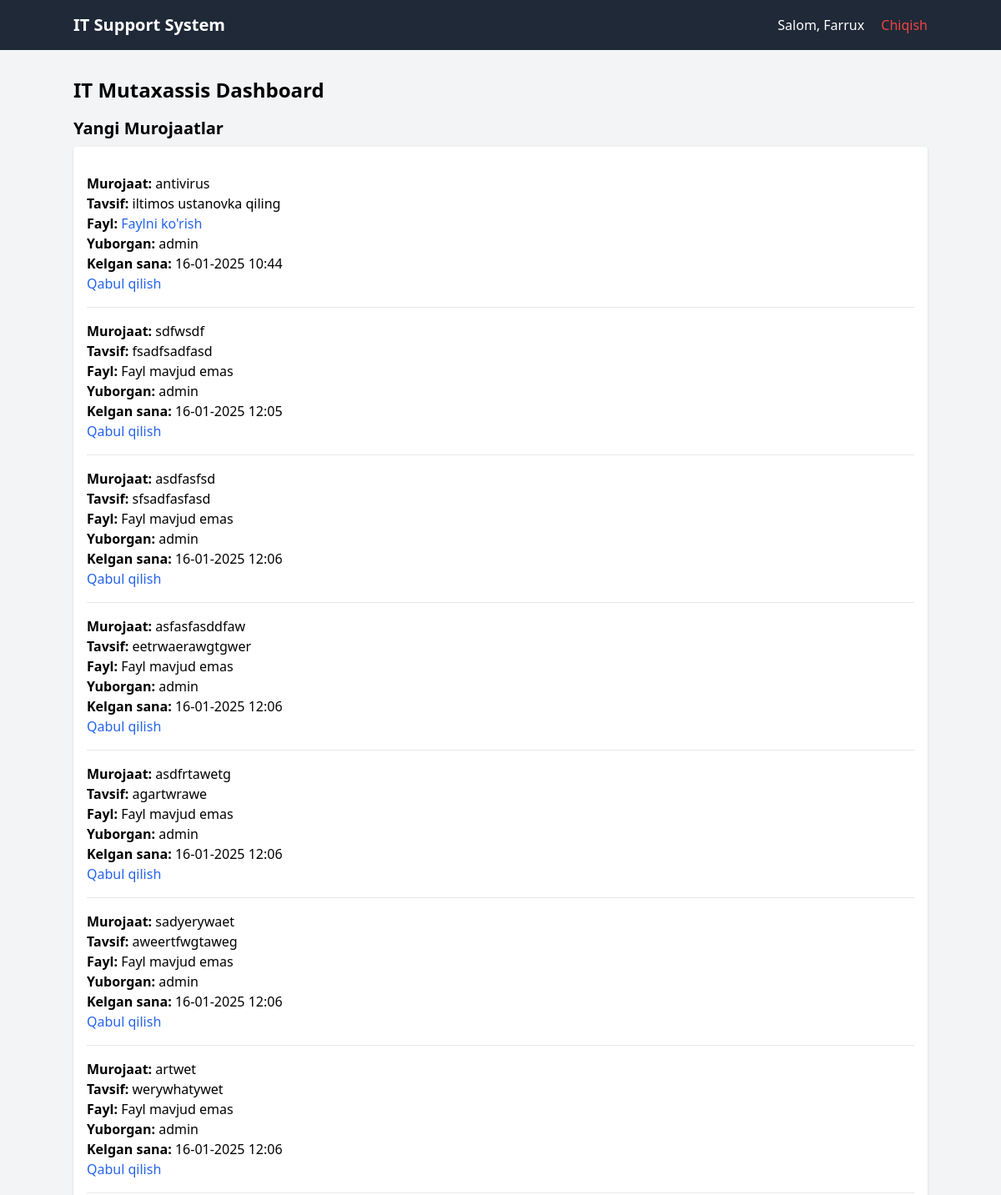
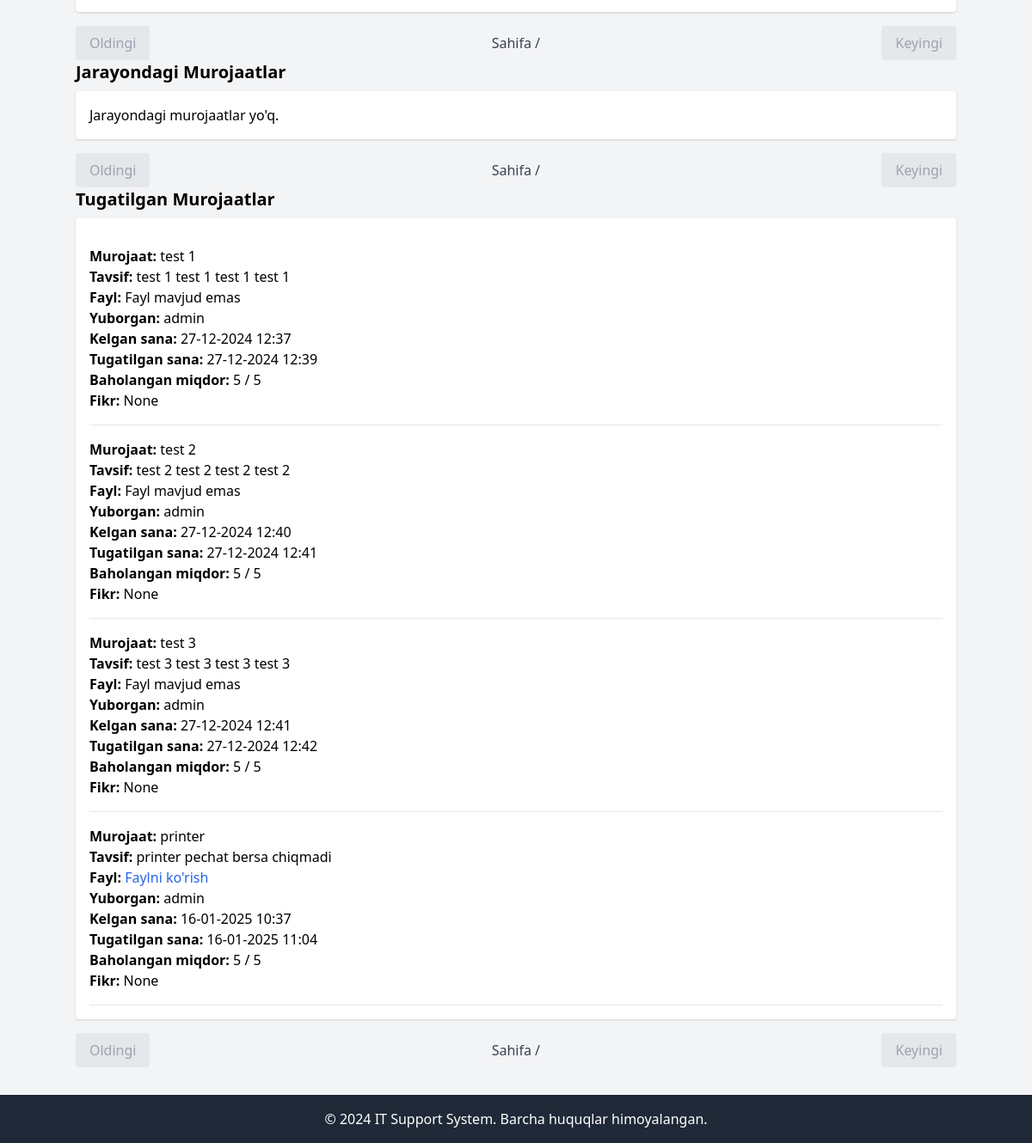
The page / (signed in) on the database its author committed (2 pictures, top to bottom).
### tickets/models.py (models this page shows, shortened)
class Ticket(models.Model):
    CATEGORY_CHOICES = [
        ('hardware', 'Hardware Issue'),
        ('software', 'Software Issue'),
        ('network', 'Network Issue'),
    ]
    STATUS_CHOICES = [
        ('open', 'Open'),
        ('in_progress', 'In Progress'),
        ('closed', 'Closed'),
    ]
    title = models.CharField(max_length=200, default='Untitled Ticket')
    description = models.TextField()
    category = models.CharField(max_length=50, choices=CATEGORY_CHOICES)
    status = models.CharField(max_length=20, choices=STATUS_CHOICES, default='open')
    created_by = models.ForeignKey(User, on_delete=models.CASCADE, related_name='submitted_tickets')
    assigned_to = models.ForeignKey(User, on_delete=models.SET_NULL, null=True, blank=True, related_name='assigned_tickets')  # IT mutaxassis)
    created_at = models.DateTimeField(auto_now_add=True)
    updated_at = models.DateTimeField(auto_now=True)
    rating = models.IntegerField(null=True, blank=True)
    feedback = models.TextField(null=True, blank=True)
    file = models.FileField(upload_to='uploads/', null=True, blank=True)  # Fayl maydoni
    created_at = models.DateTimeField(auto_now_add=True)  # Murojaat yuborilgan vaqt
    accepted_at = models.DateTimeField(null=True, blank=True)  # Qabul qilingan vaqt
    completed_at = models.DateTimeField(null=True, blank=True)  # Tugatilgan vaqt

### tickets/views.py (the view)
# urls.py: path('', views.dashboard, name='dashboard'),
@login_required
def dashboard(request):
    if request.user.profile.role == 'it_specialist':
        new_tickets = Ticket.objects.filter(status='open', assigned_to=None)
        in_progress_tickets = Ticket.objects.filter(status='in_progress', assigned_to=request.user)
        completed_tickets = Ticket.objects.filter(status='closed', assigned_to=request.user)
        context = {
            'new_tickets': new_tickets,
            'in_progress_tickets': in_progress_tickets,
            'completed_tickets': completed_tickets,  # Tugatilganlar
        }
        return render(request, 'tickets/it_dashboard.html', context)
    else:
        user_tickets = Ticket.objects.filter(created_by=request.user)
        return render(request, 'tickets/user_dashboard.html', {'user_tickets': user_tickets})

### tickets/templates/tickets/it_dashboard.html (shortened to what this page needs)
<!DOCTYPE html>
<html lang="en">
<head>
    <link href="https://cdn.jsdelivr.net/npm/tailwindcss@2.2.19/dist/tailwind.min.css" rel="stylesheet">
</head>
<body class="bg-gray-100">
    <nav class="bg-gray-800 p-4 text-white">
        <div class="container mx-auto flex justify-between items-center">
            <h1 class="font-bold text-xl">IT Support System</h1>
            <div>
                <span class="mr-4">Salom, {{ user.username }}</span>
                <a href="{% url 'logout' %}" class="text-red-500">Chiqish</a>
            </div>
        </div>
    </nav>
    <div class="container mx-auto mt-8">
        <h2 class="text-2xl font-bold mb-4">IT Mutaxassis Dashboard</h2>
        <h3 class="text-xl font-semibold mb-2">Yangi Murojaatlar</h3>
        <div class="bg-white p-4 rounded shadow mb-4">
            {% for ticket in new_tickets %}
                <div class="border-b py-4">
                    <p><strong>Murojaat:</strong> {{ ticket.title }}</p>
                    <p><strong>Tavsif:</strong> {{ ticket.description }}</p>
                    <strong>Fayl:</strong>
                        {% if ticket.file %}
                            <a href="{{ ticket.file.url }}" class="text-blue-600" target="_blank">Faylni ko'rish</a>
                        {% else %}
                            Fayl mavjud emas
                        {% endif %}
                    <p><strong>Yuborgan:</strong> {{ ticket.created_by.username }}</p>
                    <p><strong>Kelgan sana:</strong> {{ ticket.created_at|date:"d-m-Y H:i" }}</p>
                    <a href="{% url 'assign_ticket' ticket.id %}" class="text-blue-600">Qabul qilish</a>
                </div>
            {% empty %}
                <p>Yangi murojaatlar yo'q.</p>
            {% endfor %}
        </div>
        <div class="flex justify-between items-center mt-4">
            {% if new_tickets.has_previous %}
                <a href="?new_page={{ new_tickets.previous_page_number }}" class="bg-gray-200 hover:bg-gray-300 text-gray-700 px-4 py-2 rounded">Oldingi</a>
            {% else %}
                <span class="bg-gray-200 text-gray-400 px-4 py-2 rounded cursor-not-allowed">Oldingi</span>
            {% endif %}
            <span class="text-gray-700">
                Sahifa {{ new_tickets.number }} / {{ new_tickets.paginator.num_pages }}
            </span>
            {% if new_tickets.has_next %}
                <a href="?new_page={{ new_tickets.next_page_number }}" class="bg-gray-200 hover:bg-gray-300 text-gray-700 px-4 py-2 rounded">Keyingi</a>
            {% else %}
                <span class="bg-gray-200 text-gray-400 px-4 py-2 rounded cursor-not-allowed">Keyingi</span>
            {% endif %}
        </div>
        <h3 class="text-xl font-semibold mb-2">Jarayondagi Murojaatlar</h3>
        <div class="bg-white p-4 rounded shadow mb-4">
            {% for ticket in in_progress_tickets %}
                <div class="border-b py-4">
                    <p><strong>Murojaat:</strong> {{ ticket.title }}</p>
                    <p><strong>Tavsif:</strong> {{ ticket.description }}</p>
                    <strong>Fayl:</strong>
                        {% if ticket.file %}
                            <a href="{{ ticket.file.url }}" class="text-blue-600" target="_blank">Faylni ko'rish</a>
                        {% else %}
                            Fayl mavjud emas
                        {% endif %}
                    <p><strong>Yuborgan:</strong> {{ ticket.created_by.username }}</p>
                    <p><strong>Kelgan sana:</strong> {{ ticket.created_at|date:"d-m-Y H:i" }}</p>
                    <p><strong>Qabul qilingan sana:</strong> {{ ticket.accepted_at|date:"d-m-Y H:i" }}</p>
                    <form method="post" action="{% url 'complete_ticket' ticket.id %}">
                        {% csrf_token %}
                        <button type="submit" class="mt-2 bg-green-500 text-white py-1 px-3 rounded">
                            Tugatish
                        </button>
                    </form>
                </div>
            {% empty %}
                <p>Jarayondagi murojaatlar yo'q.</p>
            {% endfor %}
        </div>
        <div class="flex justify-between items-center mt-4">
    {% if in_progress_tickets.has_previous %}
        <a href="?in_progress_page={{ in_progress_tickets.previous_page_number }}" class="bg-gray-200 hover:bg-gray-300 text-gray-700 px-4 py-2 rounded">Oldingi</a>
    {% else %}
        <span class="bg-gray-200 text-gray-400 px-4 py-2 rounded cursor-not-allowed">Oldingi</span>
    {% endif %}
    <span class="text-gray-700">
        Sahifa {{ in_progress_tickets.number }} / {{ in_progress_tickets.paginator.num_pages }}
    </span>
    {% if in_progress_tickets.has_next %}
        <a href="?in_progress_page={{ in_progress_tickets.next_page_number }}" class="bg-gray-200 hover:bg-gray-300 text-gray-700 px-4 py-2 rounded">Keyingi</a>
    {% else %}
        <span class="bg-gray-200 text-gray-400 px-4 py-2 rounded cursor-not-allowed">Keyingi</span>
    {% endif %}
</div>
        <h3 class="text-xl font-semibold mb-2">Tugatilgan Murojaatlar</h3>
        <div class="bg-white p-4 rounded shadow mb-4">
            {% for ticket in completed_tickets %}
                <div class="border-b py-4">
                    <p><strong>Murojaat:</strong> {{ ticket.title }}</p>
                    <p><strong>Tavsif:</strong> {{ ticket.description }}</p>
                    <strong>Fayl:</strong>
                        {% if ticket.file %}
                            <a href="{{ ticket.file.url }}" class="text-blue-600" target="_blank">Faylni ko'rish</a>
                        {% else %}
                            Fayl mavjud emas
                        {% endif %}
                    <p><strong>Yuborgan:</strong> {{ ticket.created_by.username }}</p>
                    <p><strong>Kelgan sana:</strong> {{ ticket.created_at|date:"d-m-Y H:i" }}</p>
                    <p><strong>Tugatilgan sana:</strong> {{ ticket.completed_at|date:"d-m-Y H:i" }}</p>
                    <p>
                        <strong>Baholangan miqdor:</strong>
                        {% if ticket.rating %}
                            {{ ticket.rating }} / 5
                        {% else %}
                            Baholanmagan
                        {% endif %}
                    </p>
                    <p>
                        <strong>Fikr:</strong>
                        {{ ticket.feedback|default:"Fikr yo'q" }}
                    </p>
                </div>
            {% empty %}
                <p>Tugatilgan murojaatlar yo'q.</p>
            {% endfor %}
        </div>
        <div class="flex justify-between items-center mt-4">
    {% if completed_tickets.has_previous %}
        <a href="?completed_page={{ completed_tickets.previous_page_number }}" class="bg-gray-200 hover:bg-gray-300 text-gray-700 px-4 py-2 rounded">Oldingi</a>
    {% else %}
        <span class="bg-gray-200 text-gray-400 px-4 py-2 rounded cursor-not-allowed">Oldingi</span>
    {% endif %}
    <span class="text-gray-700">
        Sahifa {{ completed_tickets.number }} / {{ completed_tickets.paginator.num_pages }}
    </span>
    {% if completed_tickets.has_next %}
        <a href="?completed_page={{ completed_tickets.next_page_number }}" class="bg-gray-200 hover:bg-gray-300 text-gray-700 px-4 py-2 rounded">Keyingi</a>
    {% else %}
        <span class="bg-gray-200 text-gray-400 px-4 py-2 rounded cursor-not-allowed">Keyingi</span>
    {% endif %}
</div>
    </div>
    <footer class="bg-gray-800 text-white text-center py-4 mt-8">
        © 2024 IT Support System. Barcha huquqlar himoyalangan.
    </footer>
</body>
</html>

### rows shown on the page
Ticket: title "antivirus", description "iltimos ustanovka qiling", created_by.username "admin", created_at "16-01-2025 10:44"
Ticket: title "sdfwsdf", description "fsadfsadfasd", file "Fayl mavjud emas", created_by.username "admin", created_at "16-01-2025 12:05"
Ticket: title "asdfasfsd", description "sfsadfasfasd", file "Fayl mavjud emas", created_by.username "admin", created_at "16-01-2025 12:06"
Ticket: title "asfasfasddfaw", description "eetrwaerawgtgwer", file "Fayl mavjud emas", created_by.username "admin", created_at "16-01-2025 12:06"
Ticket: title "asdfrtawetg", description "agartwrawe", file "Fayl mavjud emas", created_by.username "admin", created_at "16-01-2025 12:06"
Ticket: title "sadyerywaet", description "aweertfwgtaweg", file "Fayl mavjud emas", created_by.username "admin", created_at "16-01-2025 12:06"
Ticket: title "artwet", description "werywhatywet", file "Fayl mavjud emas", created_by.username "admin", created_at "16-01-2025 12:06"
Ticket: title "test 1", description "test 1 test 1 test 1 test 1", file "Fayl mavjud emas", created_by.username "admin", created_at "27-12-2024 12:37", completed_at "27-12-2024 12:39", rating "5", feedback "None"
Ticket: title "test 2", description "test 2 test 2 test 2 test 2", file "Fayl mavjud emas", created_by.username "admin", created_at "27-12-2024 12:40", completed_at "27-12-2024 12:41", rating "5", feedback "None"
Ticket: title "test 3", description "test 3 test 3 test 3 test 3", file "Fayl mavjud emas", created_by.username "admin", created_at "27-12-2024 12:41", completed_at "27-12-2024 12:42", rating "5", feedback "None"
Ticket: title "printer", description "printer pechat bersa chiqmadi", created_by.username "admin", created_at "16-01-2025 10:37", completed_at "16-01-2025 11:04", rating "5", feedback "None"

### other values the page prints
{{ user.username }} "Farrux"
